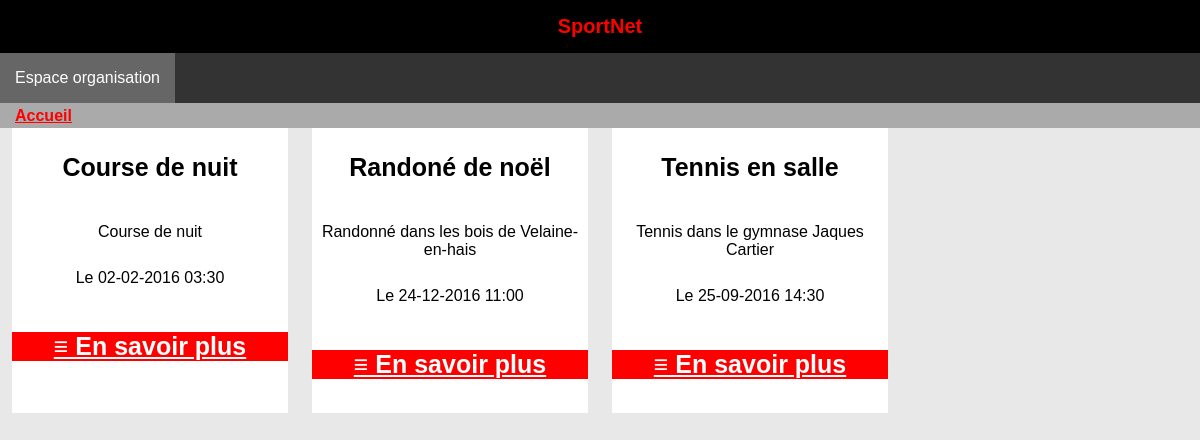
Before: / with the older database file.
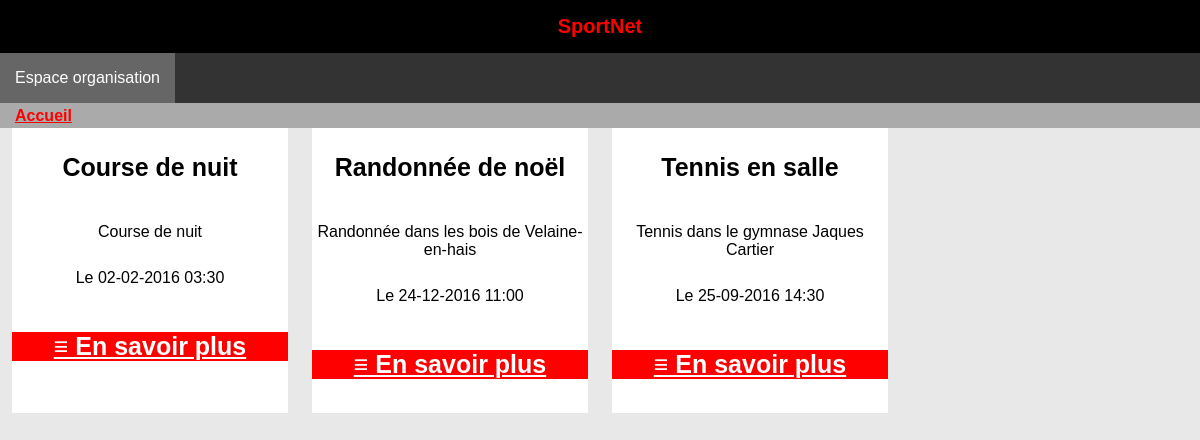
After: the same page with the newer database file.
### tables this page shows
CREATE TABLE evenement(
        id              int (11) Auto_increment  NOT NULL ,
        nom             Varchar (150) ,
        description     Varchar (1000) ,
        etat            Int ,
		dateheureLimiteInscription Datetime ,
        tarif                      Decimal (25,2) ,
        id_discipline   Int ,
        id_organisateur Int ,
        PRIMARY KEY (id )
);

### src/sportnet/utils/AbstractHttpRequest.php (called while the page is built, shortened)
<?php
abstract class AbstractHttpRequest {
    public function __get($attr_name) {
        if (property_exists( __CLASS__, $attr_name)) {
            return $this->$attr_name;
        }
        $emess = __CLASS__ . ": unknown member $attr_name (__get)";
        throw new \Exception($emess);
    }
}

### src/sportnet/control/SportnetController.php (called while the page is built, shortened)
<?php
class SportnetController {
    public function listEvents()
	{
		$listeEvents = \sportnet\model\evenement::findAll();
		$view = new \sportnet\view\SportnetView($listeEvents);
		$view->render('listEvents');
    }
}

### index.php (called while the page is built, shortened)
<?php
require_once("conf/autoload.php");
$http_req = new sportnet\utils\HttpRequest();
sportnet\utils\Router::dispatch($http_req);

### src/sportnet/model/evenement.php (called while the page is built, shortened)
<?php
class evenement extends AbstractModel {
	public function __construct()
	{
		$connect = new \sportnet\utils\ConnectionFactory();
		$connect->setConfig("conf/config.ini");
		self::$db = $connect->makeConnection();
		self::$db->query("SET CHARACTER SET utf8");
	}
	public function __get($attr_name)
	{
        if (property_exists( $this, $attr_name))
		{
			return $this->$attr_name;
		}
		else
		{
			$emess = $this . ": unknown member $attr_name (__get)";
			throw new \Exception($emess);
		}
    }
	public static function findAll()
	{
		if(self::$db == null)
		{
			$connect = new \sportnet\utils\ConnectionFactory();
			$connect->setConfig("conf/config.ini");
			self::$db = $connect->makeConnection();
			self::$db->query("SET CHARACTER SET utf8");
		}
        $select = "SELECT * FROM evenement";
        $select_prep = self::$db->prepare($select);
        $select_prep->execute();
		$tab = null;
		while ($ligne = $select_prep->fetch(\PDO::FETCH_ASSOC)) {
			$obj = new evenement();
			$obj->id = $ligne['id'];
			$obj->nom = $ligne['nom'];
			$obj->description  = $ligne['description'];
			$obj->etat = $ligne['etat'];
			$obj->dateheureLimiteInscription = date_create($ligne['dateheureLimiteInscription']);
			$obj->tarif = $ligne['tarif'];
			$obj->discipline = \sportnet\model\discipline::findById($ligne['id_discipline']);
			$obj->organisateur = \sportnet\model\organisateur::findById($ligne['id_organisateur']);
			$tab[] = $obj;
		}
		return $tab;
	}
}
?>

### conf/autoload.php (called while the page is built, shortened)
<?php
function mon_autoload ($espaceNomClasse)
{
	$chemin = str_replace("\\", DIRECTORY_SEPARATOR, $espaceNomClasse);
}

### src/sportnet/utils/ConnectionFactory.php (called while the page is built, shortened)
<?php
	class ConnectionFactory
	{
		private static $config;
		private static $db;
		public static function setConfig($nom_fichier)
		{
			self::$config = parse_ini_file($nom_fichier);
		}
		public static function makeConnection()
		{
			if(!(isset($db)))
			{
				$dsn = "mysql:host=".self::$config["host"].";dbname=".self::$config["base"];
				self::$db = new \PDO($dsn, self::$config["user"], self::$config["pass"]);
			}
			return self::$db;
		}
	}

### src/sportnet/utils/AbstractAuthentification.php (called while the page is built, shortened)
<?php
abstract class AbstractAuthentification {
    public function __get($attr_name) {
        if (property_exists( __CLASS__, $attr_name))
            return $this->$attr_name;
        $emess = __CLASS__ . ": unknown member $attr_name (__get)";
        throw new \Exception($emess);
    }
}

### src/sportnet/utils/Authentification.php (called while the page is built, shortened)
<?php
class Authentification extends AbstractAuthentification
{
	public function __construct()
	{
		if(isset($_SESSION["user_login"]))
		{
			$this->user_login = $_SESSION["user_login"];
			$this->logged_in = true;
		}
		else
		{
			$this->logged_in = false;
		}
	}
}

### src/sportnet/utils/HttpRequest.php (called while the page is built, shortened)
<?php
class HttpRequest extends AbstractHttpRequest
{
	public function __construct()
	{
		$this->script_name = $_SERVER["SCRIPT_NAME"];
    }
	public function getRoot()
	{
		$position = strrpos($this->script_name,"/");
		return substr($this->script_name, 0, $position)."/";
	}
}

### src/sportnet/view/SportnetView.php (the view, shortened to what this page needs)
<?php
class SportnetView extends AbstractView{
	protected function listEvents() {
		$html = '';
		foreach($this->data as $event) {
			$description = $event->description;
				$date = date_format($event->dateheureLimiteInscription,"d-m-Y H:i");
			$html .= <<<EOT
<div class="event offset-0 span-3">
	<h3>{$event->nom}</h3>
	<p>${description}</p>
	<p>Le {$date}</p>
	<h4><a href="details.html">≡ En savoir plus</a></h4>
</div>
EOT;
		}
		return $html;
	}
    public function render($selector){
        switch($selector){
			case 'listEvents':
			default:
                $breadcrumb = $this->renderBreadcrumb();
                $main = $this->listEvents();
				break;
        }
        $style_file = $this->app_root.'css/main.css';
        $header 	= $this->renderHeader();
        $menu   	= $this->renderMenu();
        $html = <<<EOT
<!DOCTYPE html>
<html lang="fr">
    <head>
        <meta charset="utf-8">
        <title>SportNet</title>
		<link rel="shortcut icon" href="/favicon.ico">
        <link rel="stylesheet" href="${style_file}">
		<script type="text/javascript" src="../js/details.js"></script>
		<script type="text/javascript" src="../js/spoiler.js"></script>
    </head>
    <body>
        ${header}
        ${menu}
		${breadcrumb}
		<div class="container line">
			${main}
		</div>
    </body>
</html>
EOT;
    echo $html;
    }
}

### src/sportnet/utils/Router.php (shortened to what this page needs)
<?php
class Router extends AbstractRouter
{
	public function addRoute($url, $ctrl, $mth)
	{
		self::$routes[$url] = array($ctrl, $mth);
	}
	public static function dispatch(HttpRequest $http_request)
	{
		if(array_key_exists($http_request->path_info, self::$routes) )
		{
			$method = self::$routes[$http_request->path_info][1];
			$ctrl = new self::$routes[$http_request->path_info][0]($http_request);
			$ctrl->$method();
		}
		else
		{
			$method = self::$routes['default'][1];
			$ctrl = new self::$routes['default'][0]($http_request);
			$ctrl->$method();
		}
	}
}

### src/sportnet/view/AbstractView.php (shortened to what this page needs)
<?php
abstract class AbstractView {
    protected $script_name = null;
    public function __construct($data){
        $this->data = $data;
        $http = new \sportnet\utils\HttpRequest();
        $this->script_name  = $http->script_name;
        $this->app_root     = $http->getRoot();
    }
    protected function renderHeader(){
        $html  = "<header class='entete'>\n";
		$html .= "\t<a href='/'>SportNet</a>\n";
		$html .= "</header>\n";
        return $html;
    }
    protected function renderMenu(){
        $html  = "<nav class='menu'>\n";
        $html .= "\t<ul class='navbar'>\n";
		$auth = new \sportnet\utils\Authentification();
		if($auth->logged_in == false)
		{
			$html .= "\t\t<li><a href='".$this->script_name."/connexion/'>Espace organisation</a></li>\n";
		}
		else
		{
			$html .= "\t\t<li><a href='".$this->script_name."/creerEvenement/'>Créer un événement</a></li>\n";
			$html .= "\t\t<li><a href='".$this->script_name."/espace/'>Mes événements</a></li>\n";
			$html .= "\t\t<li><a href='".$this->script_name."/connexion/'>Déconnexion</a></li>\n";
		}
        $html .= "\t</ul>\n";
		$html .= "</nav>\n";
        return $html;
    }
	protected function renderBreadcrumb($breadcrumb = null) {
		$html  = "<div>\n";
		$html .= "\t<ul class='breadcrumb'>\n";
		$html .= "\t\t<li><a href='/'>Accueil</a></li>\n";
		$html .= "\t</ul>\n";
		$html .= "</div>\n";
		return $html;
	}
}

### css/main.css (style rules this page uses)
body { font-family: "Arial","Helvetica Neue","Helvetica","sans-serif"; font-size: 1em; margin: 0; background-color: #E8E8E8; }
h1, h2, h3, h4, h5, h6 { font-family: "Arial","Helvetica Neue","Helvetica","sans-serif"; color: black; font-size: 25px; font-weight: bold; }
p { margin-bottom: 12px; }
ul li { list-style-type: disc; color: blue; font-size: 16px; }
header { padding-top: 15px; padding-bottom: 15px; background-color: black; color: red; text-align: center; }
header a { text-decoration: none; font-weight: bold; color: red; font-size: 1.25em; }
.event, .bloc { background-color: white; }
.event h4, .bloc h4 { background-color: red; }
.event h4 a, .bloc h4 a { color: white; }
.entete { text-align: center; }
.navbar { font-size: 0; background-color: #333; min-height: 50px; list-style-type: none; padding: 0px; }
.navbar li a { background-color: #666; font-size: 1rem; padding-left: 15px; padding-right: 15px; display: inline-block; height: 50px; color: white; line-height: 50px; text-align: center; text-decoration: none; }
.breadcrumb { font-size: 0; background-color: #AAA; min-height: 25px; list-style-type: none; padding: 0px; }
.breadcrumb li a { font-size: 1rem; padding-left: 15px; padding-right: 15px; display: inline-block; height: 25px; color: #222; line-height: 25px; text-align: center; }
.breadcrumb li a:last-child { color: red; font-weight: bold; }
.line, .line-margin, .line-margin-1, .line-margin-2, .line-margin-3, .line-margin-4 { padding: 0; width: 100%; display: flex; flex-direction: column; }
.line > div, .line-margin > div, .line-margin-1 > div, .line-margin-2 > div, .line-margin-3 > div, .line-margin-4 > div { display: flex; flex-direction: column; }
.offset-0 { margin-left: 1%; margin-right: 1%; }
.span-3 { width: 23%; }
[class*="span-"] { text-align: center; }
@media screen and (min-width: 700px) { .line, .line-margin, .line-margin-1, .line-margin-2, .line-margin-3, .line-margin-4 { flex-direction: row; } }

Changed rows visible on the page:
changed evenement: nom "Randoné de noël" → "Randonnée de noël"; description "Randonné dans les bois de Velaine-en-hais" → "Randonnée dans les bois de Velaine-en-hais"
